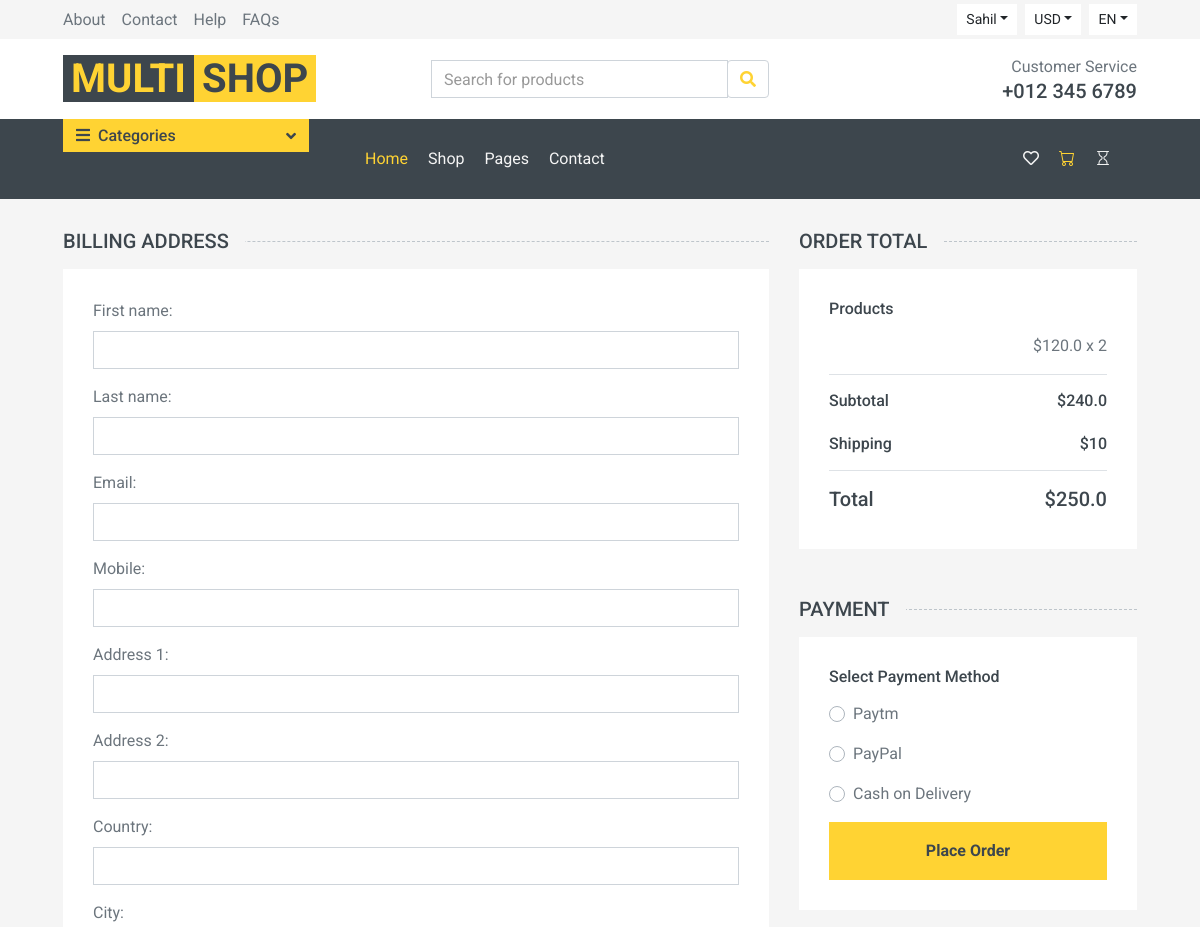
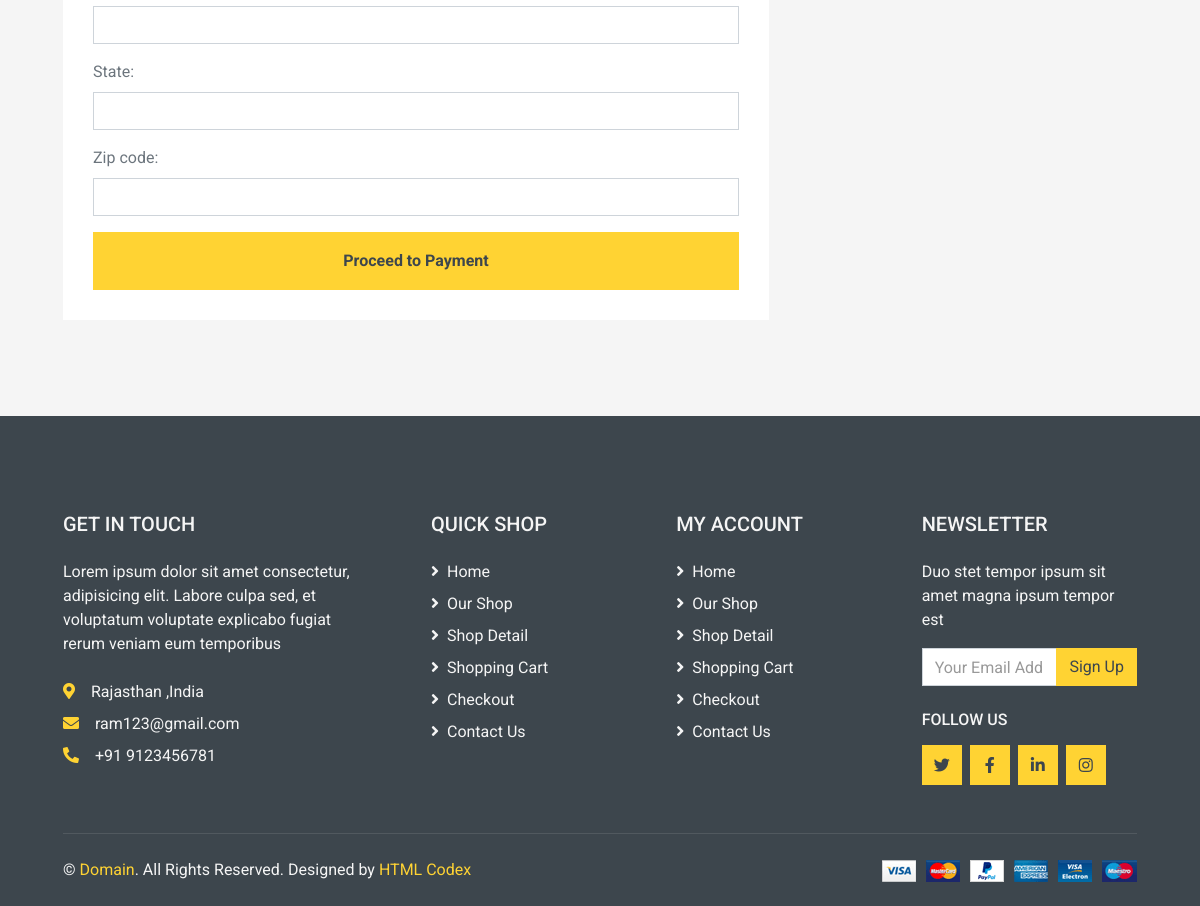
The page /checkout/ (signed in) on the database its author committed (2 pictures, top to bottom).
### app/models.py (models this page shows, shortened)
class CartItem(models.Model):
    user = models.ForeignKey(settings.AUTH_USER_MODEL, on_delete=models.CASCADE, null=True, blank=True)
    product = models.ForeignKey('Product', on_delete=models.CASCADE)
    quantity = models.PositiveIntegerField(default=1)

class Product(models.Model):
    title = models.CharField(max_length=100)
    selling_price = models.FloatField()
    discounted_price = models.DecimalField(max_digits=10, decimal_places=2, blank=True, null=True)
    description = models.TextField()
    brand = models.CharField(max_length=100)
    category = models.ForeignKey(Category, on_delete=models.CASCADE)
    product_image = models.ImageField(upload_to='productimg')
    stock = models.PositiveIntegerField(default=0)
    is_featured = models.BooleanField(default=False)
    is_active = models.BooleanField(default=True)
    created_at = models.DateTimeField(auto_now_add=True)
    sizes = models.ManyToManyField('Size')
    colors = models.ManyToManyField('Color')

class CompanyAddress(models.Model):
    des = models.CharField(max_length=150)
    street = models.CharField(max_length=200)
    email = models.EmailField(max_length=70)
    phone = models.CharField(max_length=13)

### app/views.py (the view)
# urls.py: path('checkout/', views.checkout, name='checkout'),
@login_required
def checkout(request):
    if request.method == 'POST':
        form = CheckOutForm(request.POST)
        if form.is_valid():
            checkout_info = form.save()
            cart_items = CartItem.objects.filter(user=request.user)
            if not cart_items.exists():
                return redirect('cart')
            subtotal = sum(item.product.selling_price * item.quantity for item in cart_items)
            shipping_cost = 10  # Example shipping cost; adjust as needed
            total = subtotal + shipping_cost
            order = Order.objects.create(
                user=request.user,
                checkout=checkout_info,
                total_price=total
            )
            for item in cart_items:
                OrderItem.objects.create(
                    order=order,
                    product=item.product,
                    quantity=item.quantity,
                    price=item.product.selling_price * item.quantity
                )
            cart_items.delete()
            return redirect('order_confirmation', order_id=order.id)
    else:
        form = CheckOutForm()
    cart_items = CartItem.objects.filter(user=request.user)
    subtotal = sum(item.product.selling_price * item.quantity for item in cart_items)
    shipping_cost = 10  # Adjust or calculate dynamically
    total = subtotal + shipping_cost
    data = CompanyAddress.objects.all()
    return render(request, 'app/checkout.html', {
        'form': form,
        'data': data,
        'cart_items': cart_items,
        'subtotal': subtotal,
        'shipping_cost': shipping_cost,
        'total': total
    })

### app/templates/app/checkout.html (shortened to what this page needs)
{% extends 'app/base.html' %}
{% block content %}
{% load static %}
<div class="container-fluid">
    <div class="row px-xl-5">
        <div class="col-lg-8">
            <h5 class="section-title position-relative text-uppercase mb-3"><span class="bg-secondary pr-3">Billing Address</span></h5>
            <div class="bg-light p-30 mb-5">
                <form method="POST" action="{% url 'checkout' %}">
                    {{ form.as_p }}
                    <button type="submit" class="btn btn-block btn-primary font-weight-bold py-3">Proceed to Payment</button>
                </form>
            </div>
        </div>
        <div class="col-lg-4">
            <h5 class="section-title position-relative text-uppercase mb-3"><span class="bg-secondary pr-3">Order Total</span></h5>
            <div class="bg-light p-30 mb-5">
                <div class="border-bottom">
                    <h6 class="mb-3">Products</h6>
                    {% for item in cart_items %}
                    <div class="d-flex justify-content-between">
                        <p>${{ item.product.selling_price }} x {{ item.quantity }}</p>
                    </div>
                    {% endfor %}
                </div>
                <div class="border-bottom pt-3 pb-2">
                    <div class="d-flex justify-content-between mb-3">
                        <h6>Subtotal</h6>
                        <h6>${{ subtotal }}</h6>
                    </div>
                    <div class="d-flex justify-content-between">
                        <h6 class="font-weight-medium">Shipping</h6>
                        <h6 class="font-weight-medium">${{ shipping_cost }}</h6>
                    </div>
                </div>
                <div class="pt-2">
                    <div class="d-flex justify-content-between mt-2">
                        <h5>Total</h5>
                        <h5>${{ total }}</h5>
                    </div>
                </div>
            </div>
            <h5 class="section-title position-relative text-uppercase mb-3"><span class="bg-secondary pr-3">Payment</span></h5>
            <div class="bg-light p-30 mb-5">
                <h6 class="mb-3">Select Payment Method</h6>
                <div class="form-group">
                    <div class="custom-control custom-radio">
                        <label class="custom-control-label" for="payment_paytm">Paytm</label>
                    </div>
                </div>
                <div class="form-group">
                    <div class="custom-control custom-radio">
                        <label class="custom-control-label" for="payment_paypal">PayPal</label>
                    </div>
                </div>
                <div class="form-group">
                    <div class="custom-control custom-radio">
                        <label class="custom-control-label" for="payment_cash">Cash on Delivery</label>
                    </div>
                </div>
                <button type="submit" class="btn btn-block btn-primary font-weight-bold py-3">Place Order</button>
            </div>
        </div>
    </div>
</div>
{% endblock %}

### app/templates/app/header.html (shortened to what this page needs)
<!DOCTYPE html>
<html lang="en">
{% load static %}
<head>
    <link href="https://cdnjs.cloudflare.com/ajax/libs/font-awesome/5.10.0/css/all.min.css" rel="stylesheet">
    <link href="{% static 'lib/animate/animate.min.css' %}" rel="stylesheet">
    <link href="{% static 'lib/owlcarousel/assets/owl.carousel.min.css' %}" rel="stylesheet">
    <link href="https://cdn.jsdelivr.net/npm/bootstrap@5.1.3/dist/css/bootstrap.min.css" rel="stylesheet">
    <link rel="stylesheet" href="https://cdn.jsdelivr.net/npm/bootstrap-icons@1.11.3/font/bootstrap-icons.min.css">
    <link href="{% static 'css/style.css' %}" rel="stylesheet">
</head>
<body>
    <div class="container-fluid">
        <div class="row bg-secondary py-1 px-xl-5">
            <div class="col-lg-6 d-none d-lg-block">
                <div class="d-inline-flex align-items-center h-100">
                    <a class="text-body mr-3" href="#">About</a>
                    <a class="text-body mr-3" href="{% url 'contact' %}">Contact</a>
                    <a class="text-body mr-3" href="#">Help</a>
                    <a class="text-body mr-3" href="#">FAQs</a>
                </div>
            </div>
            <div class="col-lg-6 text-center text-lg-right">
                <div class="d-inline-flex align-items-center">
                    <div style="display: flex;">
                        {% if user.is_authenticated %}
                            <div class="btn-group">
                                <button type="button" class="btn btn-sm btn-light dropdown-toggle" data-bs-toggle="dropdown" aria-expanded="false">{{ request.user }}</button>
                            </div>
                        {% else %}
                            <a href="{% url 'login' %}" class="dropdown-item">Sign in</a>
                            <a href="{% url 'signup' %}" class="dropdown-item">Sign up</a>
                        {% endif %}
                    </div>
                    <div class="btn-group mx-2">
                        <button type="button" class="btn btn-sm btn-light dropdown-toggle" data-bs-toggle="dropdown" aria-expanded="false">USD</button>
                    </div>
                    <div class="btn-group">
                        <button type="button" class="btn btn-sm btn-light dropdown-toggle" data-bs-toggle="dropdown" aria-expanded="false">EN</button>
                    </div>
                </div>
            </div>
        </div>
        <div class="row align-items-center bg-light py-3 px-xl-5 d-none d-lg-flex">
            <div class="col-lg-4">
                <a href="#" class="text-decoration-none">
                    <span class="h1 text-uppercase text-primary bg-dark px-2">Multi</span>
                    <span class="h1 text-uppercase text-dark bg-primary px-2 ml-n1">Shop</span>
                </a>
            </div>
            <div class="col-lg-4 col-6 text-left">
                <form action="{% url 'product_search' %}" method="get">
                    <div class="input-group">
                        <input type="text" name="q" class="form-control" placeholder="Search for products" aria-label="Search for products" value="{{ query }}">
                        <div class="input-group-append">
                            <span class="input-group-text bg-transparent text-primary">
                                <i class="fa fa-search"></i>
                            </span>
                        </div>
                    </div>
                </form>
            </div>
            <div class="col-lg-4 col-6 text-right">
                <p class="m-0">Customer Service</p>
                <h5 class="m-0">+012 345 6789</h5>
            </div>
        </div>
    </div>
    <div class="container-fluid bg-dark mb-30">
        <div class="row px-xl-5">
            <div class="col-lg-3 d-none d-lg-block">
                <a class="btn d-flex align-items-center justify-content-between bg-primary w-100" data-bs-toggle="collapse" href="#navbar-vertical" aria-expanded="false">
                    <h6 class="text-dark m-0"><i class="fa fa-bars mr-2"></i>Categories</h6>
                    <i class="fa fa-angle-down text-dark"></i>
                </a>
            </div>
            <div class="col-lg-9">
                <nav class="navbar navbar-expand-lg bg-dark navbar-dark">
                    <div class="collapse navbar-collapse justify-content-between" id="navbarCollapse">
                        <div class="navbar-nav mr-auto">
                            <a href="{% url 'home' %}" class="nav-item nav-link active">Home</a>
                            <a href="{% url 'shop' %}" class="nav-item nav-link">Shop</a>
                            <div class="nav-item dropdown">
                                <a href="#" class="nav-link dropdown-toggle" data-bs-toggle="dropdown" aria-expanded="false">Pages</a>
                            </div>
                            <a href="{% url 'contact' %}" class="nav-item nav-link">Contact</a>
                        </div>
                        <div class="navbar-nav ml-auto">
                            <a href="{% url 'wishlist' %}" class="nav-item nav-link"><i class="far fa-heart"></i></a>
                            <a href="{% url 'cart' %}" class="nav-item nav-link"><i class="bi bi-cart text-primary"></i></a>
                            <a href="{% url 'order_history' %}" class="nav-item nav-link"><i class="bi bi-hourglass"></i></a>
                        </div>
                    </div>
                </nav>
            </div>
        </div>
    </div>
</body>
</html>

### app/templates/app/footer.html (shortened to what this page needs)
{% load static %}
<div class="container-fluid bg-dark text-secondary mt-5 pt-5">
    <div class="row px-xl-5 pt-5">
        <div class="col-lg-4 col-md-12 mb-5 pr-3 pr-xl-5">
            <h5 class="text-secondary text-uppercase mb-4">Get In Touch</h5>
            {% for f in data %}
            <p class="mb-4">{{f.des}}</p>
            <p class="mb-2"><i class="fa fa-map-marker-alt text-primary mr-3"></i>{{f.street}}</p>
            <p class="mb-2"><i class="fa fa-envelope text-primary mr-3"></i>{{f.email}}</p>
            <p class="mb-0"><i class="fa fa-phone-alt text-primary mr-3"></i>+91 {{f.phone}}</p>
            {% endfor %}
        </div>
        <div class="col-lg-8 col-md-12">
            <div class="row">
                <div class="col-md-4 mb-5">
                    <h5 class="text-secondary text-uppercase mb-4">Quick Shop</h5>
                    <div class="d-flex flex-column justify-content-start">
                        <a class="text-secondary mb-2" href="{% url 'home' %}"><i class="fa fa-angle-right mr-2"></i>Home</a>
                        <a class="text-secondary mb-2" href="{% url 'shop' %}"><i class="fa fa-angle-right mr-2"></i>Our Shop</a>
                        <a class="text-secondary mb-2" href="#"><i class="fa fa-angle-right mr-2"></i>Shop Detail</a>
                        <a class="text-secondary mb-2" href="#"><i class="fa fa-angle-right mr-2"></i>Shopping Cart</a>
                        <a class="text-secondary mb-2" href="#"><i class="fa fa-angle-right mr-2"></i>Checkout</a>
                        <a class="text-secondary" href="{% url 'contact' %}"><i class="fa fa-angle-right mr-2"></i>Contact Us</a>
                    </div>
                </div>
                <div class="col-md-4 mb-5">
                    <h5 class="text-secondary text-uppercase mb-4">My Account</h5>
                    <div class="d-flex flex-column justify-content-start">
                        <a class="text-secondary mb-2" href="{% url 'home' %}"><i class="fa fa-angle-right mr-2"></i>Home</a>
                        <a class="text-secondary mb-2" href="{% url 'shop' %}"><i class="fa fa-angle-right mr-2"></i>Our Shop</a>
                        <a class="text-secondary mb-2" href="#"><i class="fa fa-angle-right mr-2"></i>Shop Detail</a>
                        <a class="text-secondary mb-2" href="{% url 'cart' %}"><i class="fa fa-angle-right mr-2"></i>Shopping Cart</a>
                        <a class="text-secondary mb-2" href="{% url 'checkout' %}"><i class="fa fa-angle-right mr-2"></i>Checkout</a>
                        <a class="text-secondary" href="{% url 'contact' %}"><i class="fa fa-angle-right mr-2"></i>Contact Us</a>
                    </div>
                </div>
                <div class="col-md-4 mb-5">
                    <h5 class="text-secondary text-uppercase mb-4">Newsletter</h5>
                    <p>Duo stet tempor ipsum sit amet magna ipsum tempor est</p>
                    <form action="">
                        <div class="input-group">
                            <input type="text" class="form-control" placeholder="Your Email Address">
                            <div class="input-group-append">
                                <button class="btn btn-primary">Sign Up</button>
                            </div>
                        </div>
                    </form>
                    <h6 class="text-secondary text-uppercase mt-4 mb-3">Follow Us</h6>
                    <div class="d-flex">
                        <a class="btn btn-primary btn-square mr-2" href="#"><i class="fab fa-twitter"></i></a>
                        <a class="btn btn-primary btn-square mr-2" href="#"><i class="fab fa-facebook-f"></i></a>
                        <a class="btn btn-primary btn-square mr-2" href="#"><i class="fab fa-linkedin-in"></i></a>
                        <a class="btn btn-primary btn-square" href="#"><i class="fab fa-instagram"></i></a>
                    </div>
                </div>
            </div>
        </div>
    </div>
    <div class="row border-top mx-xl-5 py-4" style="border-color: rgba(256, 256, 256, .1) !important;">
        <div class="col-md-6 px-xl-0">
            <p class="mb-md-0 text-center text-md-left text-secondary">
                &copy; <a class="text-primary" href="#">Domain</a>. All Rights Reserved. Designed
                by
                <a class="text-primary" href="https://htmlcodex.com">HTML Codex</a>
            </p>
        </div>
        <div class="col-md-6 px-xl-0 text-center text-md-right">
            <img class="img-fluid" src="{% static 'img/payments.png' %}" alt="">
        </div>
    </div>
</div>

### rows shown on the page
CartItem: product.selling_price "120.0", quantity "2"
CompanyAddress: des "Lorem ipsum dolor sit amet consectetur, adipisicing elit. Labore culpa sed, et voluptatum voluptate explicabo fugiat rerum veniam eum temporibus", street "Rajasthan ,India", email "ram123@gmail.com", phone "9123456781"

### other values the page prints
{{ request.user }} "Sahil"
{{ subtotal }} "240.0"
{{ shipping_cost }} "10"
{{ total }} "250.0"
